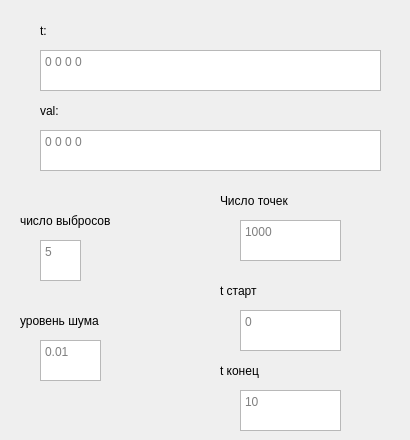
    <widget class="QWidget" name="pageCapnograph">
     <widget class="QTextEdit" name="n_out_capn">
      <property name="geometry">
       <rect>
        <x>40</x>
        <y>240</y>
        <width>41</width>
        <height>41</height>
       </rect>
      </property>
      <property name="placeholderText">
       <string>5</string>
      </property>
     </widget>
     <widget class="QTextEdit" name="noiselvl_capn">
      <property name="geometry">
       <rect>
        <x>40</x>
        <y>340</y>
        <width>61</width>
        <height>41</height>
       </rect>
      </property>
      <property name="placeholderText">
       <string>0.01</string>
      </property>
     </widget>
     <widget class="QTextEdit" name="T_interval_cap">
      <property name="geometry">
       <rect>
        <x>40</x>
        <y>50</y>
        <width>341</width>
        <height>41</height>
       </rect>
      </property>
      <property name="placeholderText">
       <string>0 0 0 0</string>
      </property>
     </widget>
     <widget class="QTextEdit" name="Val_interval_cap">
      <property name="geometry">
       <rect>
        <x>40</x>
        <y>130</y>
        <width>341</width>
        <height>41</height>
       </rect>
      </property>
      <property name="placeholderText">
       <string>0 0 0 0</string>
      </property>
     </widget>
     <widget class="QTextEdit" name="Points_cap">
      <property name="geometry">
       <rect>
        <x>240</x>
        <y>220</y>
        <width>101</width>
        <height>41</height>
       </rect>
      </property>
      <property name="placeholderText">
       <string>1000</string>
      </property>
     </widget>
     <widget class="QTextEdit" name="T_min_cap">
      <property name="geometry">
       <rect>
        <x>240</x>
        <y>310</y>
        <width>101</width>
        <height>41</height>
       </rect>
      </property>
      <property name="placeholderText">
       <string>0</string>
      </property>
     </widget>
     <widget class="QTextEdit" name="T_max_cap">
      <property name="geometry">
       <rect>
        <x>240</x>
        <y>390</y>
        <width>101</width>
        <height>41</height>
       </rect>
      </property>
      <property name="placeholderText">
       <string>10</string>
      </property>
     </widget>
     <widget class="QLabel" name="label_52">
      <property name="geometry">
       <rect>
        <x>220</x>
        <y>180</y>
        <width>181</width>
        <height>41</height>
       </rect>
      </property>
      <property name="text">
       <string>Число точек</string>
      </property>
     </widget>
     <widget class="QLabel" name="label_53">
      <property name="geometry">
       <rect>
        <x>220</x>
        <y>270</y>
        <width>181</width>
        <height>41</height>
       </rect>
      </property>
      <property name="text">
       <string>t старт</string>
      </property>
     </widget>
     <widget class="QLabel" name="label_54">
      <property name="geometry">
       <rect>
        <x>220</x>
        <y>350</y>
        <width>181</width>
        <height>41</height>
       </rect>
      </property>
      <property name="text">
       <string>t конец</string>
      </property>
     </widget>
     <widget class="QLabel" name="label_55">
      <property name="geometry">
       <rect>
        <x>20</x>
        <y>300</y>
        <width>191</width>
        <height>41</height>
       </rect>
      </property>
      <property name="text">
       <string>уровень шума</string>
      </property>
     </widget>
     <widget class="QLabel" name="label_110">
      <property name="geometry">
       <rect>
        <x>20</x>
        <y>200</y>
        <width>191</width>
        <height>41</height>
       </rect>
      </property>
      <property name="text">
       <string>число выбросов</string>
      </property>
     </widget>
     <widget class="QLabel" name="label_111">
      <property name="geometry">
       <rect>
        <x>40</x>
        <y>10</y>
        <width>191</width>
        <height>41</height>
       </rect>
      </property>
      <property name="text">
       <string>t:</string>
      </property>
     </widget>
     <widget class="QLabel" name="label_112">
      <property name="geometry">
       <rect>
        <x>40</x>
        <y>90</y>
        <width>191</width>
        <height>41</height>
       </rect>
      </property>
      <property name="text">
       <string>val:</string>
      </property>
     </widget>
    </widget>
